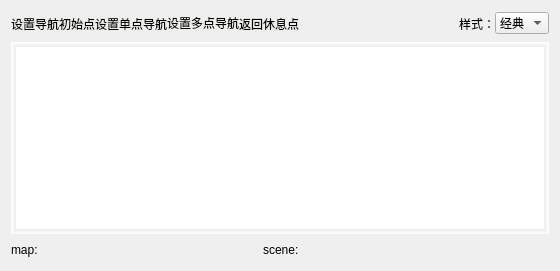
            <widget class="QWidget" name="page_4">
             <layout class="QVBoxLayout" name="verticalLayout_14">
              <item>
               <layout class="QVBoxLayout" name="verticalLayout_13">
                <item>
                 <layout class="QHBoxLayout" name="horizontalLayout_11">
                  <property name="spacing">
                   <number>0</number>
                  </property>
                  <item>
                   <widget class="QPushButton" name="set_pos_btn">
                    <property name="minimumSize">
                     <size>
                      <width>0</width>
                      <height>25</height>
                     </size>
                    </property>
                    <property name="maximumSize">
                     <size>
                      <width>16777215</width>
                      <height>16777215</height>
                     </size>
                    </property>
                    <property name="styleSheet">
                     <string notr="true">QPushButton:hover{
background-color:rgb(186, 189, 182);
border-bottom:2px solid rgb(67, 154, 246);
}
QPushButton:checked{
background-color:cyan;
border-bottom:2px solid white 
}
QPushButton:pressed{
background-color:rgb(67, 154, 246)
}
QPushButton{
background-color:rgb(238, 238, 236);
border:none; 
padding:0px 0px 0px 0px;
margin:0px 0px 0px 0px;
}</string>
                    </property>
                    <property name="text">
                     <string>设置导航初始点</string>
                    </property>
                    <property name="icon">
                     <iconset resource="../resource/images.qrc">
                      <normaloff>:/images/classes/SetInitialPose.png</normaloff>:/images/classes/SetInitialPose.png</iconset>
                    </property>
                   </widget>
                  </item>
                  <item>
                   <widget class="QPushButton" name="set_goal_btn">
                    <property name="minimumSize">
                     <size>
                      <width>0</width>
                      <height>25</height>
                     </size>
                    </property>
                    <property name="styleSheet">
                     <string notr="true">QPushButton:hover{
background-color:rgb(186, 189, 182);
border-bottom:2px solid rgb(67, 154, 246);
}
QPushButton:checked{
background-color:cyan;
border-bottom:2px solid white 
}
QPushButton:pressed{
background-color:rgb(67, 154, 246)
}
QPushButton{
background-color:rgb(238, 238, 236);
border:none; 
padding:0px 0px 0px 0px;
margin:0px 0px 0px 0px;
}</string>
                    </property>
                    <property name="text">
                     <string>设置单点导航</string>
                    </property>
                    <property name="icon">
                     <iconset resource="../resource/images.qrc">
                      <normaloff>:/images/classes/SetGoal.png</normaloff>:/images/classes/SetGoal.png</iconset>
                    </property>
                   </widget>
                  </item>
                  <item>
                   <widget class="QPushButton" name="set_mutil_goal_btn">
                    <property name="styleSheet">
                     <string notr="true">QPushButton:hover{
background-color:rgb(186, 189, 182);
border-bottom:2px solid rgb(67, 154, 246);
}
QPushButton:checked{
background-color:cyan;
border-bottom:2px solid white 
}
QPushButton:pressed{
background-color:rgb(67, 154, 246)
}
QPushButton{
background-color:rgb(238, 238, 236);
border:none; 
padding:0px 0px 0px 0px;
margin:0px 0px 0px 0px;
}</string>
                    </property>
                    <property name="text">
                     <string>设置多点导航</string>
                    </property>
                    <property name="icon">
                     <iconset theme="://images/mutil_pose.png">
                      <normaloff>.</normaloff>.</iconset>
                    </property>
                   </widget>
                  </item>
                  <item>
                   <widget class="QPushButton" name="return_btn">
                    <property name="maximumSize">
                     <size>
                      <width>16777215</width>
                      <height>25</height>
                     </size>
                    </property>
                    <property name="styleSheet">
                     <string notr="true">QPushButton:hover{
background-color:rgb(186, 189, 182);
border-bottom:2px solid rgb(67, 154, 246);
}
QPushButton:checked{
background-color:cyan;
border-bottom:2px solid white 
}
QPushButton:pressed{
background-color:rgb(67, 154, 246)
}
QPushButton{
background-color:rgb(238, 238, 236);
border:none; 
padding:0px 0px 0px 0px;
margin:0px 0px 0px 0px;
}</string>
                    </property>
                    <property name="text">
                     <string>返回休息点</string>
                    </property>
                    <property name="icon">
                     <iconset resource="../resource/images.qrc">
                      <normaloff>:/images/return.png</normaloff>:/images/return.png</iconset>
                    </property>
                   </widget>
                  </item>
                  <item>
                   <spacer name="horizontalSpacer_2">
                    <property name="orientation">
                     <enum>Qt::Horizontal</enum>
                    </property>
                    <property name="sizeHint" stdset="0">
                     <size>
                      <width>40</width>
                      <height>20</height>
                     </size>
                    </property>
                   </spacer>
                  </item>
                  <item>
                   <widget class="QLabel" name="label_2">
                    <property name="text">
                     <string>样式：</string>
                    </property>
                   </widget>
                  </item>
                  <item>
                   <widget class="QComboBox" name="comboBox_mapType">
                    <property name="styleSheet">
                     <string notr="true">background-color:none</string>
                    </property>
                    <item>
                     <property name="text">
                      <string>经典</string>
                     </property>
                    </item>
                    <item>
                     <property name="text">
                      <string>rviz</string>
                     </property>
                    </item>
                   </widget>
                  </item>
                 </layout>
                </item>
                <item>
                 <layout class="QVBoxLayout" name="verticalLayout_rviz">
                  <item>
                   <widget class="QGraphicsView" name="mapViz">
                    <property name="layoutDirection">
                     <enum>Qt::LeftToRight</enum>
                    </property>
                    <property name="styleSheet">
                     <string notr="true">QGraphicsView{
border-top: 5px solid qlineargradient(y0:0, y1:1,stop: 0 #ececef, stop: 1 white);
border-left: 5px solid qlineargradient(x0:0, x1:1,stop: 0 #ececef, stop: 1 white);
 border-bottom: 5px solid qlineargradient(y0:0, y1:1,stop: 0 white, stop: 1  #ececef);
border-right: 5px solid qlineargradient(x0:0, x1:1,stop:  0 white, stop: 1 #ececef);
background-color: rgb(255,255,255);
}
</string>
                    </property>
                    <property name="verticalScrollBarPolicy">
                     <enum>Qt::ScrollBarAlwaysOff</enum>
                    </property>
                    <property name="horizontalScrollBarPolicy">
                     <enum>Qt::ScrollBarAlwaysOff</enum>
                    </property>
                   </widget>
                  </item>
                 </layout>
                </item>
                <item>
                 <layout class="QHBoxLayout" name="horizontalLayout_12">
                  <item>
                   <widget class="QLabel" name="label">
                    <property name="minimumSize">
                     <size>
                      <width>40</width>
                      <height>20</height>
                     </size>
                    </property>
                    <property name="maximumSize">
                     <size>
                      <width>40</width>
                      <height>20</height>
                     </size>
                    </property>
                    <property name="text">
                     <string>map:</string>
                    </property>
                   </widget>
                  </item>
                  <item>
                   <widget class="QLabel" name="label_pos_map">
                    <property name="minimumSize">
                     <size>
                      <width>200</width>
                      <height>20</height>
                     </size>
                    </property>
                    <property name="maximumSize">
                     <size>
                      <width>200</width>
                      <height>20</height>
                     </size>
                    </property>
                    <property name="styleSheet">
                     <string notr="true"/>
                    </property>
                    <property name="text">
                     <string/>
                    </property>
                   </widget>
                  </item>
                  <item>
                   <widget class="QLabel" name="label_5">
                    <property name="minimumSize">
                     <size>
                      <width>40</width>
                      <height>20</height>
                     </size>
                    </property>
                    <property name="maximumSize">
                     <size>
                      <width>40</width>
                      <height>20</height>
                     </size>
                    </property>
                    <property name="text">
                     <string>scene:</string>
                    </property>
                   </widget>
                  </item>
                  <item>
                   <widget class="QLabel" name="label_pos_scene">
                    <property name="minimumSize">
                     <size>
                      <width>200</width>
                      <height>20</height>
                     </size>
                    </property>
                    <property name="maximumSize">
                     <size>
                      <width>200</width>
                      <height>20</height>
                     </size>
                    </property>
                    <property name="text">
                     <string/>
                    </property>
                   </widget>
                  </item>
                  <item>
                   <spacer name="horizontalSpacer_3">
                    <property name="orientation">
                     <enum>Qt::Horizontal</enum>
                    </property>
                    <property name="sizeHint" stdset="0">
                     <size>
                      <width>40</width>
                      <height>20</height>
                     </size>
                    </property>
                   </spacer>
                  </item>
                 </layout>
                </item>
               </layout>
              </item>
             </layout>
            </widget>
